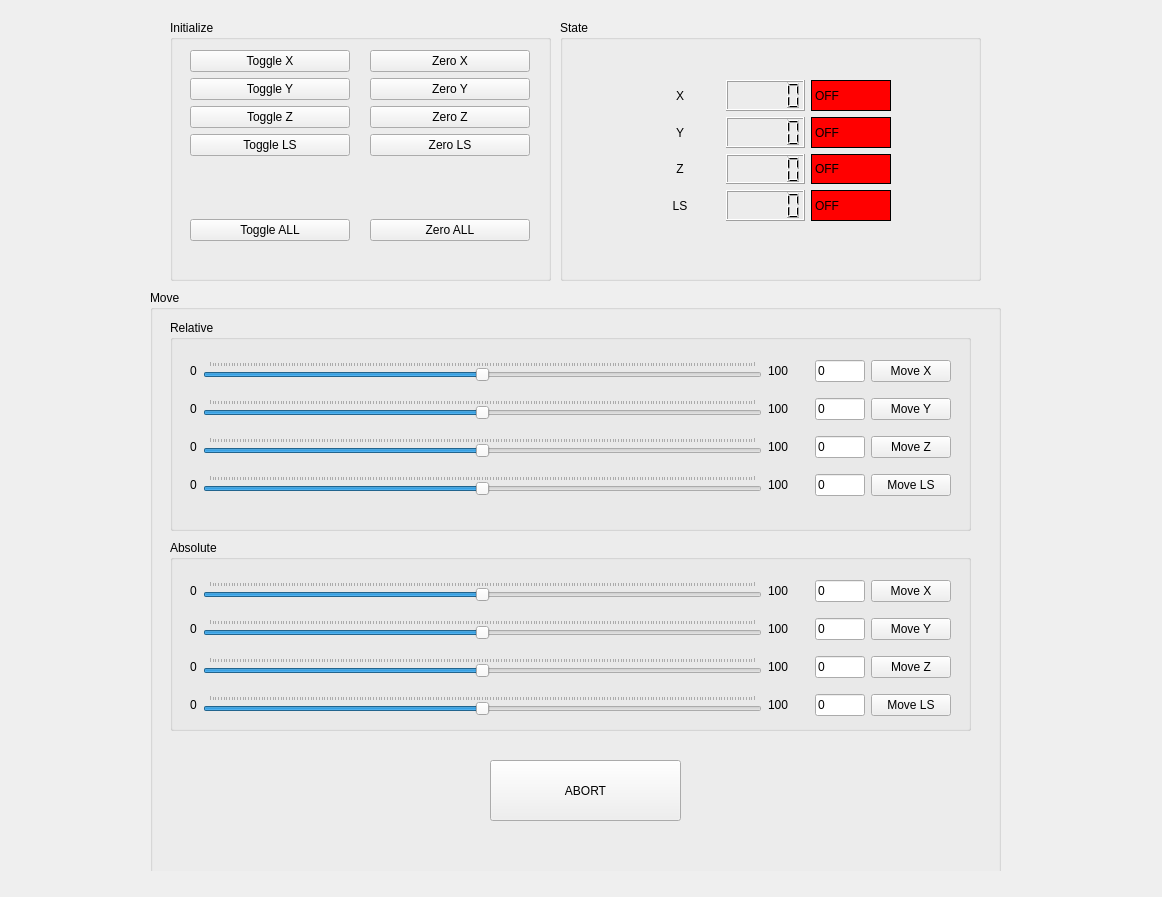
<?xml version="1.0" encoding="UTF-8"?>
<ui version="4.0">
 <class>RobotControlWidget</class>
 <widget class="QWidget" name="RobotControlWidget">
  <property name="geometry">
   <rect>
    <x>0</x>
    <y>0</y>
    <width>1162</width>
    <height>897</height>
   </rect>
  </property>
  <property name="windowTitle">
   <string>Robot Controller GUI</string>
  </property>
  <property name="autoFillBackground">
   <bool>false</bool>
  </property>
  <widget class="QWidget" name="centralwidget" native="true">
   <property name="geometry">
    <rect>
     <x>0</x>
     <y>0</y>
     <width>1151</width>
     <height>871</height>
    </rect>
   </property>
   <widget class="QGroupBox" name="groupBox_Init">
    <property name="geometry">
     <rect>
      <x>170</x>
      <y>20</y>
      <width>381</width>
      <height>261</height>
     </rect>
    </property>
    <property name="title">
     <string>Initialize</string>
    </property>
    <widget class="QWidget" name="verticalLayoutWidget">
     <property name="geometry">
      <rect>
       <x>20</x>
       <y>30</y>
       <width>160</width>
       <height>191</height>
      </rect>
     </property>
     <layout class="QVBoxLayout" name="verticalLayout">
      <item>
       <widget class="QPushButton" name="pushButton_toggleX">
        <property name="text">
         <string>Toggle X</string>
        </property>
        <property name="autoDefault">
         <bool>false</bool>
        </property>
        <property name="default">
         <bool>false</bool>
        </property>
        <property name="flat">
         <bool>false</bool>
        </property>
       </widget>
      </item>
      <item>
       <widget class="QPushButton" name="pushButton_toggleY">
        <property name="text">
         <string>Toggle Y</string>
        </property>
        <property name="autoDefault">
         <bool>false</bool>
        </property>
        <property name="default">
         <bool>false</bool>
        </property>
        <property name="flat">
         <bool>false</bool>
        </property>
       </widget>
      </item>
      <item>
       <widget class="QPushButton" name="pushButton_toggleZ">
        <property name="text">
         <string>Toggle Z</string>
        </property>
       </widget>
      </item>
      <item>
       <widget class="QPushButton" name="pushButton_toggleLS">
        <property name="text">
         <string>Toggle LS</string>
        </property>
       </widget>
      </item>
      <item>
       <spacer name="verticalSpacer">
        <property name="orientation">
         <enum>Qt::Vertical</enum>
        </property>
        <property name="sizeHint" stdset="0">
         <size>
          <width>20</width>
          <height>40</height>
         </size>
        </property>
       </spacer>
      </item>
      <item>
       <widget class="QPushButton" name="pushButton_toggleAll">
        <property name="text">
         <string>Toggle ALL</string>
        </property>
       </widget>
      </item>
     </layout>
    </widget>
    <widget class="QWidget" name="verticalLayoutWidget_2">
     <property name="geometry">
      <rect>
       <x>200</x>
       <y>30</y>
       <width>160</width>
       <height>191</height>
      </rect>
     </property>
     <layout class="QVBoxLayout" name="verticalLayout_2">
      <item>
       <widget class="QPushButton" name="pushButton_zeroX">
        <property name="text">
         <string>Zero X</string>
        </property>
       </widget>
      </item>
      <item>
       <widget class="QPushButton" name="pushButton_zeroY">
        <property name="text">
         <string>Zero Y</string>
        </property>
       </widget>
      </item>
      <item>
       <widget class="QPushButton" name="pushButton_zeroZ">
        <property name="text">
         <string>Zero Z</string>
        </property>
       </widget>
      </item>
      <item>
       <widget class="QPushButton" name="pushButton_zeroLS">
        <property name="text">
         <string>Zero LS</string>
        </property>
       </widget>
      </item>
      <item>
       <spacer name="verticalSpacer_2">
        <property name="orientation">
         <enum>Qt::Vertical</enum>
        </property>
        <property name="sizeHint" stdset="0">
         <size>
          <width>20</width>
          <height>40</height>
         </size>
        </property>
       </spacer>
      </item>
      <item>
       <widget class="QPushButton" name="pushButton_zeroAll">
        <property name="text">
         <string>Zero ALL</string>
        </property>
       </widget>
      </item>
     </layout>
    </widget>
   </widget>
   <widget class="QGroupBox" name="groupBox_State">
    <property name="geometry">
     <rect>
      <x>560</x>
      <y>20</y>
      <width>421</width>
      <height>261</height>
     </rect>
    </property>
    <property name="title">
     <string>State</string>
    </property>
    <widget class="QWidget" name="gridLayoutWidget">
     <property name="geometry">
      <rect>
       <x>80</x>
       <y>60</y>
       <width>251</width>
       <height>141</height>
      </rect>
     </property>
     <layout class="QGridLayout" name="gridLayout">
      <item row="1" column="0">
       <widget class="QLabel" name="label">
        <property name="text">
         <string>Y</string>
        </property>
        <property name="alignment">
         <set>Qt::AlignCenter</set>
        </property>
       </widget>
      </item>
      <item row="3" column="0">
       <widget class="QLabel" name="label_3">
        <property name="text">
         <string>LS</string>
        </property>
        <property name="alignment">
         <set>Qt::AlignCenter</set>
        </property>
       </widget>
      </item>
      <item row="3" column="1">
       <widget class="QLCDNumber" name="lcdNumber_LS"/>
      </item>
      <item row="2" column="0">
       <widget class="QLabel" name="label_2">
        <property name="text">
         <string>Z</string>
        </property>
        <property name="alignment">
         <set>Qt::AlignCenter</set>
        </property>
       </widget>
      </item>
      <item row="1" column="2">
       <widget class="QLabel" name="label_stateY">
        <property name="styleSheet">
         <string notr="true">background-color: red;
border:  1px solid black;</string>
        </property>
        <property name="text">
         <string>OFF</string>
        </property>
        <property name="scaledContents">
         <bool>false</bool>
        </property>
       </widget>
      </item>
      <item row="2" column="2">
       <widget class="QLabel" name="label_stateZ">
        <property name="styleSheet">
         <string notr="true">background-color: red;
border:  1px solid black;</string>
        </property>
        <property name="text">
         <string>OFF</string>
        </property>
       </widget>
      </item>
      <item row="3" column="2">
       <widget class="QLabel" name="label_stateLS">
        <property name="styleSheet">
         <string notr="true">background-color: red;
border:  1px solid black;</string>
        </property>
        <property name="text">
         <string>OFF</string>
        </property>
       </widget>
      </item>
      <item row="2" column="1">
       <widget class="QLCDNumber" name="lcdNumber_Z"/>
      </item>
      <item row="1" column="1">
       <widget class="QLCDNumber" name="lcdNumber_Y"/>
      </item>
      <item row="0" column="0">
       <widget class="QLabel" name="label_4">
        <property name="text">
         <string>X</string>
        </property>
        <property name="alignment">
         <set>Qt::AlignCenter</set>
        </property>
       </widget>
      </item>
      <item row="0" column="1">
       <widget class="QLCDNumber" name="lcdNumber_X"/>
      </item>
      <item row="0" column="2">
       <widget class="QLabel" name="label_stateX">
        <property name="styleSheet">
         <string notr="true">background-color: red;
border:  1px solid black;</string>
        </property>
        <property name="text">
         <string>OFF</string>
        </property>
        <property name="scaledContents">
         <bool>false</bool>
        </property>
       </widget>
      </item>
     </layout>
    </widget>
   </widget>
   <widget class="QGroupBox" name="groupBox_Move">
    <property name="geometry">
     <rect>
      <x>150</x>
      <y>290</y>
      <width>851</width>
      <height>591</height>
     </rect>
    </property>
    <property name="title">
     <string>Move</string>
    </property>
    <widget class="QGroupBox" name="groupBox_relMove">
     <property name="geometry">
      <rect>
       <x>20</x>
       <y>30</y>
       <width>801</width>
       <height>211</height>
      </rect>
     </property>
     <property name="title">
      <string>Relative</string>
     </property>
     <widget class="QWidget" name="gridLayoutWidget_2">
      <property name="geometry">
       <rect>
        <x>20</x>
        <y>30</y>
        <width>761</width>
        <height>158</height>
       </rect>
      </property>
      <layout class="QGridLayout" name="gridLayout_2" rowstretch="0,0,0,0,0">
       <item row="3" column="3">
        <widget class="QLabel" name="label_relMoveZ_max">
         <property name="text">
          <string>100</string>
         </property>
        </widget>
       </item>
       <item row="1" column="6">
        <widget class="QPushButton" name="pushButton_relMoveY">
         <property name="text">
          <string>Move Y</string>
         </property>
        </widget>
       </item>
       <item row="4" column="1">
        <widget class="QSlider" name="horizontalSlider_relMoveLS">
         <property name="minimum">
          <number>-100</number>
         </property>
         <property name="maximum">
          <number>100</number>
         </property>
         <property name="orientation">
          <enum>Qt::Horizontal</enum>
         </property>
         <property name="tickPosition">
          <enum>QSlider::TicksAbove</enum>
         </property>
        </widget>
       </item>
       <item row="3" column="5">
        <widget class="QLineEdit" name="lineedit_relMoveZ">
         <property name="maximumSize">
          <size>
           <width>50</width>
           <height>16777215</height>
          </size>
         </property>
         <property name="text">
          <string>0</string>
         </property>
        </widget>
       </item>
       <item row="4" column="0">
        <widget class="QLabel" name="label_relMoveLS_min">
         <property name="text">
          <string>0</string>
         </property>
        </widget>
       </item>
       <item row="1" column="1">
        <widget class="QSlider" name="horizontalSlider_relMoveY">
         <property name="tabletTracking">
          <bool>false</bool>
         </property>
         <property name="autoFillBackground">
          <bool>false</bool>
         </property>
         <property name="minimum">
          <number>-100</number>
         </property>
         <property name="maximum">
          <number>100</number>
         </property>
         <property name="orientation">
          <enum>Qt::Horizontal</enum>
         </property>
         <property name="invertedAppearance">
          <bool>false</bool>
         </property>
         <property name="invertedControls">
          <bool>false</bool>
         </property>
         <property name="tickPosition">
          <enum>QSlider::TicksAbove</enum>
         </property>
        </widget>
       </item>
       <item row="1" column="4">
        <spacer name="horizontalSpacer">
         <property name="orientation">
          <enum>Qt::Horizontal</enum>
         </property>
         <property name="sizeType">
          <enum>QSizePolicy::Fixed</enum>
         </property>
         <property name="sizeHint" stdset="0">
          <size>
           <width>20</width>
           <height>20</height>
          </size>
         </property>
        </spacer>
       </item>
       <item row="1" column="5">
        <widget class="QLineEdit" name="lineedit_relMoveY">
         <property name="maximumSize">
          <size>
           <width>50</width>
           <height>16777215</height>
          </size>
         </property>
         <property name="text">
          <string>0</string>
         </property>
        </widget>
       </item>
       <item row="1" column="3">
        <widget class="QLabel" name="label_relMoveY_max">
         <property name="text">
          <string>100</string>
         </property>
        </widget>
       </item>
       <item row="4" column="4">
        <spacer name="horizontalSpacer_3">
         <property name="orientation">
          <enum>Qt::Horizontal</enum>
         </property>
         <property name="sizeType">
          <enum>QSizePolicy::Fixed</enum>
         </property>
         <property name="sizeHint" stdset="0">
          <size>
           <width>20</width>
           <height>20</height>
          </size>
         </property>
        </spacer>
       </item>
       <item row="4" column="6">
        <widget class="QPushButton" name="pushButton_relMoveLS">
         <property name="text">
          <string>Move LS</string>
         </property>
        </widget>
       </item>
       <item row="4" column="3">
        <widget class="QLabel" name="label_relMoveLS_max">
         <property name="text">
          <string>100</string>
         </property>
        </widget>
       </item>
       <item row="3" column="0">
        <widget class="QLabel" name="label_relMoveZ_min">
         <property name="text">
          <string>0</string>
         </property>
        </widget>
       </item>
       <item row="1" column="0">
        <widget class="QLabel" name="label_relMoveY_min">
         <property name="text">
          <string>0</string>
         </property>
        </widget>
       </item>
       <item row="4" column="5">
        <widget class="QLineEdit" name="lineedit_relMoveLS">
         <property name="maximumSize">
          <size>
           <width>50</width>
           <height>16777215</height>
          </size>
         </property>
         <property name="text">
          <string>0</string>
         </property>
        </widget>
       </item>
       <item row="3" column="1">
        <widget class="QSlider" name="horizontalSlider_relMoveZ">
         <property name="minimum">
          <number>-100</number>
         </property>
         <property name="maximum">
          <number>100</number>
         </property>
         <property name="orientation">
          <enum>Qt::Horizontal</enum>
         </property>
         <property name="tickPosition">
          <enum>QSlider::TicksAbove</enum>
         </property>
        </widget>
       </item>
       <item row="3" column="6">
        <widget class="QPushButton" name="pushButton_relMoveZ">
         <property name="text">
          <string>Move Z</string>
         </property>
        </widget>
       </item>
       <item row="3" column="4">
        <spacer name="horizontalSpacer_2">
         <property name="orientation">
          <enum>Qt::Horizontal</enum>
         </property>
         <property name="sizeType">
          <enum>QSizePolicy::Fixed</enum>
         </property>
         <property name="sizeHint" stdset="0">
          <size>
           <width>20</width>
           <height>20</height>
          </size>
         </property>
        </spacer>
       </item>
       <item row="0" column="6">
        <widget class="QPushButton" name="pushButton_relMoveX">
         <property name="text">
          <string>Move X</string>
         </property>
        </widget>
       </item>
       <item row="0" column="5">
        <widget class="QLineEdit" name="lineedit_relMoveX">
         <property name="maximumSize">
          <size>
           <width>50</width>
           <height>16777215</height>
          </size>
         </property>
         <property name="text">
          <string>0</string>
         </property>
        </widget>
       </item>
       <item row="0" column="4">
        <spacer name="horizontalSpacer_7">
         <property name="orientation">
          <enum>Qt::Horizontal</enum>
         </property>
         <property name="sizeType">
          <enum>QSizePolicy::Fixed</enum>
         </property>
         <property name="sizeHint" stdset="0">
          <size>
           <width>20</width>
           <height>20</height>
          </size>
         </property>
        </spacer>
       </item>
       <item row="0" column="3">
        <widget class="QLabel" name="label_relMoveX_max">
         <property name="text">
          <string>100</string>
         </property>
        </widget>
       </item>
       <item row="0" column="1">
        <widget class="QSlider" name="horizontalSlider_relMoveX">
         <property name="tabletTracking">
          <bool>false</bool>
         </property>
         <property name="autoFillBackground">
          <bool>false</bool>
         </property>
         <property name="minimum">
          <number>-100</number>
         </property>
         <property name="maximum">
          <number>100</number>
         </property>
         <property name="orientation">
          <enum>Qt::Horizontal</enum>
         </property>
         <property name="invertedAppearance">
          <bool>false</bool>
         </property>
         <property name="invertedControls">
          <bool>false</bool>
         </property>
         <property name="tickPosition">
          <enum>QSlider::TicksAbove</enum>
         </property>
        </widget>
       </item>
       <item row="0" column="0">
        <widget class="QLabel" name="label_relMoveX_min">
         <property name="text">
          <string>0</string>
         </property>
        </widget>
       </item>
      </layout>
     </widget>
    </widget>
    <widget class="QGroupBox" name="groupBox_absMove">
     <property name="geometry">
      <rect>
       <x>20</x>
       <y>250</y>
       <width>801</width>
       <height>191</height>
      </rect>
     </property>
     <property name="title">
      <string>Absolute</string>
     </property>
     <widget class="QWidget" name="gridLayoutWidget_3">
      <property name="geometry">
       <rect>
        <x>20</x>
        <y>30</y>
        <width>761</width>
        <height>158</height>
       </rect>
      </property>
      <layout class="QGridLayout" name="gridLayout_3">
       <item row="3" column="0">
        <widget class="QLabel" name="label_absMoveLS_min">
         <property name="text">
          <string>0</string>
         </property>
        </widget>
       </item>
       <item row="2" column="5">
        <widget class="QPushButton" name="pushButton_absMoveZ">
         <property name="text">
          <string>Move Z</string>
         </property>
        </widget>
       </item>
       <item row="2" column="3">
        <spacer name="horizontalSpacer_5">
         <property name="orientation">
          <enum>Qt::Horizontal</enum>
         </property>
         <property name="sizeType">
          <enum>QSizePolicy::Fixed</enum>
         </property>
         <property name="sizeHint" stdset="0">
          <size>
           <width>20</width>
           <height>20</height>
          </size>
         </property>
        </spacer>
       </item>
       <item row="2" column="0">
        <widget class="QLabel" name="label_absMoveZ_min">
         <property name="text">
          <string>0</string>
         </property>
        </widget>
       </item>
       <item row="1" column="1">
        <widget class="QSlider" name="horizontalSlider_absMoveY">
         <property name="mouseTracking">
          <bool>true</bool>
         </property>
         <property name="minimum">
          <number>-100</number>
         </property>
         <property name="maximum">
          <number>100</number>
         </property>
         <property name="orientation">
          <enum>Qt::Horizontal</enum>
         </property>
         <property name="tickPosition">
          <enum>QSlider::TicksAbove</enum>
         </property>
        </widget>
       </item>
       <item row="3" column="5">
        <widget class="QPushButton" name="pushButton_absMoveLS">
         <property name="text">
          <string>Move LS</string>
         </property>
        </widget>
       </item>
       <item row="1" column="3">
        <spacer name="horizontalSpacer_4">
         <property name="orientation">
          <enum>Qt::Horizontal</enum>
         </property>
         <property name="sizeType">
          <enum>QSizePolicy::Fixed</enum>
         </property>
         <property name="sizeHint" stdset="0">
          <size>
           <width>20</width>
           <height>20</height>
          </size>
         </property>
        </spacer>
       </item>
       <item row="2" column="4">
        <widget class="QLineEdit" name="lineedit_absMoveZ">
         <property name="maximumSize">
          <size>
           <width>50</width>
           <height>16777215</height>
          </size>
         </property>
         <property name="text">
          <string>0</string>
         </property>
        </widget>
       </item>
       <item row="3" column="3">
        <spacer name="horizontalSpacer_6">
         <property name="orientation">
          <enum>Qt::Horizontal</enum>
         </property>
         <property name="sizeType">
          <enum>QSizePolicy::Fixed</enum>
         </property>
         <property name="sizeHint" stdset="0">
          <size>
           <width>20</width>
           <height>20</height>
          </size>
         </property>
        </spacer>
       </item>
       <item row="2" column="2">
        <widget class="QLabel" name="label_absMoveZ_max">
         <property name="text">
          <string>100</string>
         </property>
        </widget>
       </item>
       <item row="1" column="4">
        <widget class="QLineEdit" name="lineedit_absMoveY">
         <property name="maximumSize">
          <size>
           <width>50</width>
           <height>16777215</height>
          </size>
         </property>
         <property name="text">
          <string>0</string>
         </property>
        </widget>
       </item>
       <item row="1" column="5">
        <widget class="QPushButton" name="pushButton_absMoveY">
         <property name="text">
          <string>Move Y</string>
         </property>
        </widget>
       </item>
       <item row="3" column="4">
        <widget class="QLineEdit" name="lineedit_absMoveLS">
         <property name="maximumSize">
          <size>
           <width>50</width>
           <height>16777215</height>
          </size>
         </property>
         <property name="text">
          <string>0</string>
         </property>
        </widget>
       </item>
       <item row="1" column="2">
        <widget class="QLabel" name="label_absMoveY_max">
         <property name="text">
          <string>100</string>
         </property>
        </widget>
       </item>
       <item row="3" column="1">
        <widget class="QSlider" name="horizontalSlider_absMoveLS">
         <property name="minimum">
          <number>-100</number>
         </property>
         <property name="maximum">
          <number>100</number>
         </property>
         <property name="orientation">
          <enum>Qt::Horizontal</enum>
         </property>
         <property name="tickPosition">
          <enum>QSlider::TicksAbove</enum>
         </property>
        </widget>
       </item>
       <item row="1" column="0">
        <widget class="QLabel" name="label_absMoveY_min">
         <property name="text">
          <string>0</string>
         </property>
        </widget>
       </item>
       <item row="2" column="1">
        <widget class="QSlider" name="horizontalSlider_absMoveZ">
         <property name="minimum">
          <number>-100</number>
         </property>
         <property name="maximum">
          <number>100</number>
         </property>
         <property name="orientation">
          <enum>Qt::Horizontal</enum>
         </property>
         <property name="tickPosition">
          <enum>QSlider::TicksAbove</enum>
         </property>
        </widget>
       </item>
       <item row="3" column="2">
        <widget class="QLabel" name="label_absMoveLS_max">
         <property name="text">
          <string>100</string>
         </property>
        </widget>
       </item>
       <item row="0" column="5">
        <widget class="QPushButton" name="pushButton_absMoveX">
         <property name="text">
          <string>Move X</string>
         </property>
        </widget>
       </item>
       <item row="0" column="4">
        <widget class="QLineEdit" name="lineedit_absMoveX">
         <property name="maximumSize">
          <size>
           <width>50</width>
           <height>16777215</height>
          </size>
         </property>
         <property name="text">
          <string>0</string>
         </property>
        </widget>
       </item>
       <item row="0" column="3">
        <spacer name="horizontalSpacer_8">
         <property name="orientation">
          <enum>Qt::Horizontal</enum>
         </property>
         <property name="sizeType">
          <enum>QSizePolicy::Fixed</enum>
         </property>
         <property name="sizeHint" stdset="0">
          <size>
           <width>20</width>
           <height>20</height>
          </size>
         </property>
        </spacer>
       </item>
       <item row="0" column="2">
        <widget class="QLabel" name="label_absMoveX_max">
         <property name="text">
          <string>100</string>
         </property>
        </widget>
       </item>
       <item row="0" column="1">
        <widget class="QSlider" name="horizontalSlider_absMoveX">
         <property name="mouseTracking">
          <bool>true</bool>
         </property>
         <property name="minimum">
          <number>-100</number>
         </property>
         <property name="maximum">
          <number>100</number>
         </property>
         <property name="orientation">
          <enum>Qt::Horizontal</enum>
         </property>
         <property name="tickPosition">
          <enum>QSlider::TicksAbove</enum>
         </property>
        </widget>
       </item>
       <item row="0" column="0">
        <widget class="QLabel" name="label_absMoveX_min">
         <property name="text">
          <string>0</string>
         </property>
        </widget>
       </item>
      </layout>
     </widget>
    </widget>
    <widget class="QPushButton" name="pushButton_abort">
     <property name="geometry">
      <rect>
       <x>340</x>
       <y>470</y>
       <width>191</width>
       <height>61</height>
      </rect>
     </property>
     <property name="text">
      <string>ABORT</string>
     </property>
    </widget>
   </widget>
  </widget>
 </widget>
 <resources/>
 <connections/>
</ui>
